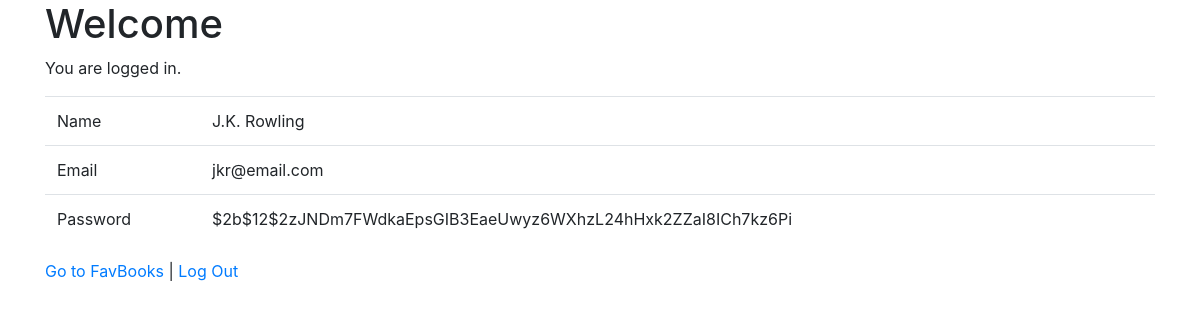
Screenshot of /success (signed in) with the database file from the repository.
### login_reg_app/models.py (models this page shows)
class User(models.Model):
    fname = models.CharField(max_length=50)
    lname = models.CharField(max_length=50)
    email = models.EmailField()
    password = models.CharField(max_length=255)
    objects = UserManager()

### login_reg_app/views.py (the view)
# urls.py: path('success', views.success),
def success(request):
    if 'user_id' not in request.session:
        return redirect('/')
    user = User.objects.get(id = request.session['user_id'])
    context = {
        'user': user
    }
    return render(request, 'success.html', context)

### login_reg_app/templates/success.html (shortened to what this page needs)
<!DOCTYPE html>
<html lang="en">
<head>
    <link rel="stylesheet" href="https://stackpath.bootstrapcdn.com/bootstrap/4.5.2/css/bootstrap.min.css">
</head>
<body>
    <div class="container">
        <h1>Welcome</h1>
        <p>You are logged in.</p>
        <table class="table">
            <tr>
                <td>Name</td>
                <td>{{user.fname}} {{user.lname}}</td>
            </tr>
            <tr>
                <td>Email</td>
                <td>{{user.email}}</td>
            </tr>
            <tr>
                <td>Password</td>
                <td>{{user.password}}</td>
            </tr>
        </table>
        <a href="/fav_books">Go to FavBooks</a> | <a href="/logout">Log Out</a>
    </div>
</body>
</html>

### rows the page displays
User: fname "J.K.", lname "Rowling", email "jkr@email.com", password "$2b$12$2zJNDm7FWdkaEpsGIB3EaeUwyz6WXhzL24hHxk2ZZaI8ICh7kz6Pi"
